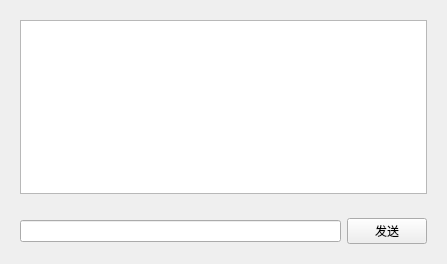
<?xml version="1.0" encoding="UTF-8"?>
<ui version="4.0">
 <class>Widget</class>
 <widget class="QWidget" name="Widget">
  <property name="geometry">
   <rect>
    <x>0</x>
    <y>0</y>
    <width>447</width>
    <height>264</height>
   </rect>
  </property>
  <property name="windowTitle">
   <string>Widget</string>
  </property>
  <layout class="QVBoxLayout" name="verticalLayout_2">
   <item>
    <widget class="QWidget" name="widget_2" native="true">
     <layout class="QVBoxLayout" name="verticalLayout">
      <item>
       <widget class="QListWidget" name="listWidget"/>
      </item>
     </layout>
    </widget>
   </item>
   <item>
    <widget class="QWidget" name="widget" native="true">
     <layout class="QHBoxLayout" name="horizontalLayout">
      <item>
       <widget class="QLineEdit" name="lineEdit"/>
      </item>
      <item>
       <widget class="QPushButton" name="pushButton">
        <property name="text">
         <string>发送</string>
        </property>
       </widget>
      </item>
     </layout>
    </widget>
   </item>
  </layout>
 </widget>
 <resources/>
 <connections/>
</ui>
